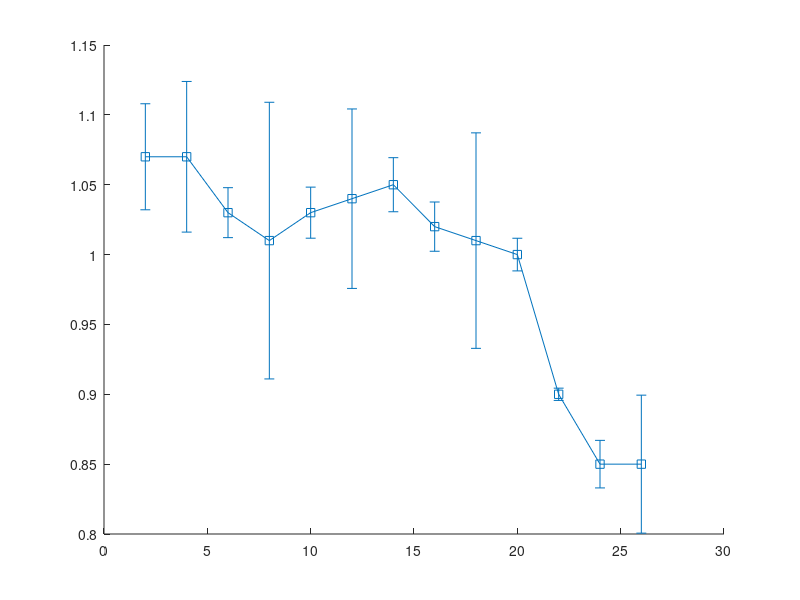

MATLAB code for this plot: (Note: this script raises an error after producing the figure.)
x = 2:2:26;
y = [0.93 0.93 0.97 0.99 0.97 0.96 0.95 0.98 0.99 1.0 1.1 1.15 1.15];
err = 0.1*rand(1,size(y,2));

errorbar(x,2-y,err,'-s','MarkerSize',10,...
    'MarkerEdgeColor','black','MarkerFaceColor','black',...
    'color','black');
ylabel('Throughput (Mbps)');
xlabel('Distance (m )');
xticks([2:4:26]);
xlim([0 28]);
yticks([0.8 0.9 1 1.1 1.2]);
ylim([0.8 1.25]);

dim = [.4 .6 .3 .3];
str = 'Fake figure';
annotation('textbox',dim,'String',str,'FitBoxToText','on','Color','red','FontSize',24);

set(gca,'FontSize',24);
grid on;
print -deps ThroughputW2W